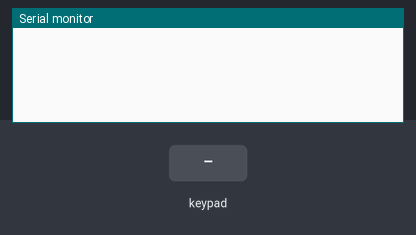
Simulated run of this sketch. Board: Arduino Uno, built with avr-gcc and run on an emulated ATmega328P. Shown: the last lines printed to the serial monitor. The inputs (shaded band) are chosen by the test bench.

Above: at 1.2 s.
1.3 s: key '1' pressed
At 2.5 s:
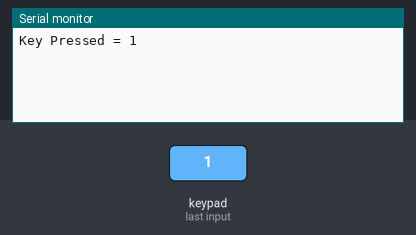
2.8 s: keypad keys 9 8 7 6 # pressed 0.4 s apart
At 5.2 s:
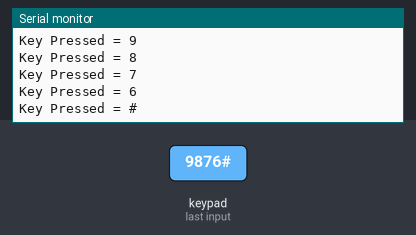
6.3 s: key '*' pressed
At 6.8 s:
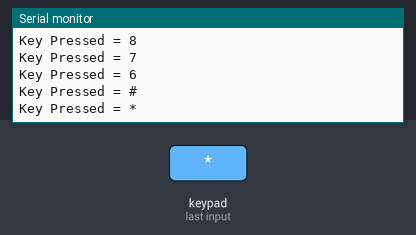
7.8 s: key '/' pressed
At 9.0 s:
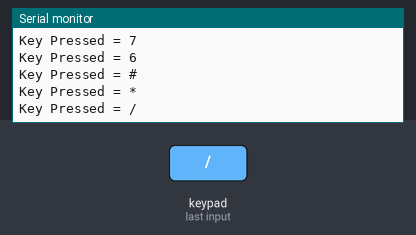
9.3 s: keypad keys 5 4 3 2 pressed 0.4 s apart
At 11.3 s:
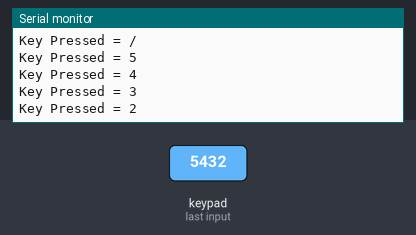
Timing chart, 0 to 12.8 s (numbered marks = the images above; inputs shaded):
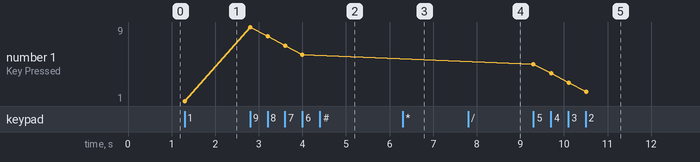

Measured:
- after the input at 1.3 s, the serial monitor: prints a new line at once (image 1)
- after the input at 2.8 s, the serial monitor: prints a new line at once (image 2)
- after the input at 6.3 s, the serial monitor: prints a new line at once (image 3)
- after the input at 7.8 s, the serial monitor: prints a new line at once (image 4)
- after the input at 9.3 s, the serial monitor: prints a new line at once (image 5)
- plotted number 1: 1 → 6 after the input at 2.8 s, 6 → 2 after the input at 9.3 s

The sketch:

interfacing_keypad_with_arduino_uno1.ino
```cpp
#include <Keypad.h>

const byte ROWS = 4; //four rows
const byte COLS = 4; //four columns

char keys[ROWS][COLS] = {
  {'1','2','3','+'},
  {'4','5','6','-'},
  {'7','8','9','*'},
  {'*','0','#','/'}
};

byte rowPins[ROWS] = {9, 8, 7, 6}; //connect to the row pinouts of the keypad
byte colPins[COLS] = {5, 4, 3, 2}; //connect to the column pinouts of the keypad

//create an object of keypad
Keypad keypad = Keypad( makeKeymap(keys), rowPins, colPins, ROWS, COLS );

void setup(){
  Serial.begin(9600);
}

void loop(){
  char key = keypad.getKey(); // Read the key

  // Print if key pressed
  if (key){
    Serial.print("Key Pressed = ");
    Serial.println(key);
  }
}
```
